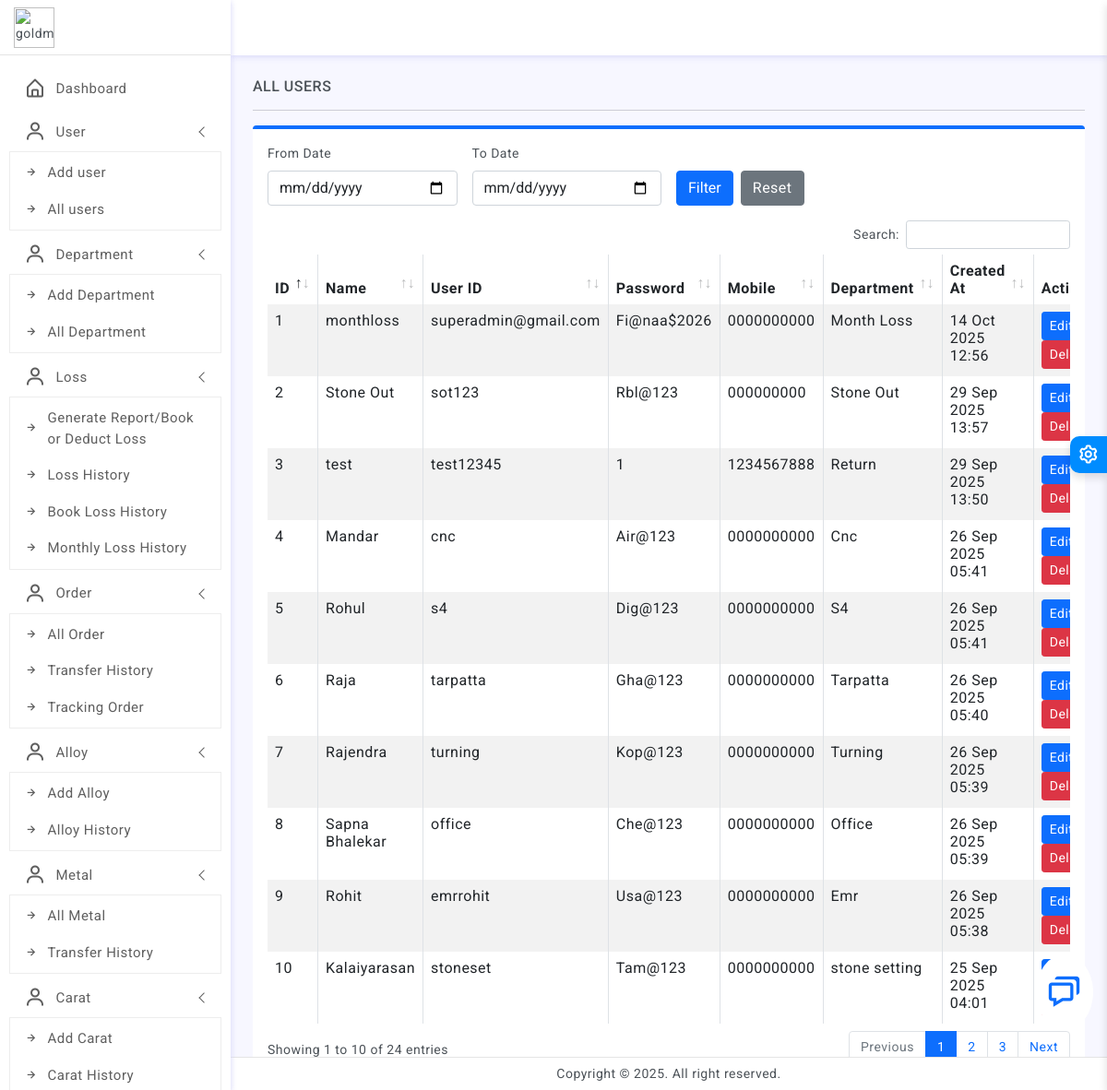
Screenshot of /jfdkgSD__UUECV_PIOU123/all_users.php (signed in) with the database file from the repository.
### tables this page shows
CREATE TABLE `users` (
  `id` int(11) NOT NULL,
  `name` varchar(100) NOT NULL,
  `userid` varchar(100) NOT NULL,
  `mobile` varchar(15) NOT NULL,
  `password` varchar(255) NOT NULL,
  `role` enum('super_admin','admin','user') DEFAULT 'user',
  `department_id` int(11) DEFAULT NULL,
  `created_at` timestamp NOT NULL DEFAULT current_timestamp()
);

CREATE TABLE `departments` (
  `id` int(11) NOT NULL,
  `name` varchar(100) NOT NULL,
  `role` varchar(100) NOT NULL DEFAULT '0,2,5' COMMENT '0->all order\r\n3->edit order\r\n4->delete order\r\n1->add Order\r\n2->transfer order\r\n5->Accept orders\r\n6->all Metal\r\n7->edit Metal\r\n8->delete Metal\r\n9->add Metal\r\n10->transfer Metal\r\n11->Accept Metal',
  `created_at` timestamp NOT NULL DEFAULT current_timestamp(),
  `admin` varchar(100) NOT NULL DEFAULT '0' COMMENT '0->not admin\r\n1->admin',
  `use_gold` varchar(100) NOT NULL DEFAULT '0',
  `loss` varchar(100) NOT NULL DEFAULT '0',
  `previous_gold` varchar(100) NOT NULL DEFAULT '0',
  `melting_value` varchar(100) NOT NULL DEFAULT '0'
);

### jfdkgSD__UUECV_PIOU123/all_users.php (the view, shortened to what this page needs)
<?php
include 'include/header.php';
$sql = "
    SELECT u.*, d.name as department_name
    FROM users u
    LEFT JOIN departments d ON u.department_id = d.id
    WHERE 1
";
$from_date = $to_date = "";
$sql .= " ORDER BY u.created_at DESC";
$users = $link->query($sql);
?>
<div class="page-wrapper">
    <div class="page-content">
        <div class="col-xl-12 mx-auto">
            <h6 class="mb-0 text-uppercase">All Users</h6>
            <hr/>
            <div class="card border-top border-0 border-4 border-primary">
                <div class="card-body">
                    <form method="POST" class="row g-3 mb-3">
                        <div class="col-md-3">
                            <label class="form-label">From Date</label>
                            <input type="date" name="from_date" value="<?= $from_date ?>" class="form-control">
                        </div>
                        <div class="col-md-3">
                            <label class="form-label">To Date</label>
                            <input type="date" name="to_date" value="<?= $to_date ?>" class="form-control">
                        </div>
                        <div class="col-md-3 d-flex align-items-end">
                            <button type="submit" name="filter" class="btn btn-primary">Filter</button>
                            <a href="" class="btn btn-secondary ms-2">Reset</a>
                        </div>
                    </form>
                    <div class="table-responsive">
                        <table id="example2" class="table table-striped table-bordered" style="width:100%">
                            <thead>
                                <tr>
                                    <th>ID</th>
                                    <th>Name</th>
                                    <th>User ID</th>
                                    <th>Password</th>
                                    <th>Mobile</th>
                                    <th>Department</th>
                                    <th>Created At</th>
                                    <th>Actions</th>
                                </tr>
                            </thead>
                            <tbody>
                                <?php
                                $sr = 1;
                                while ($user = $users->fetch_assoc()): ?>
                                <tr>
                                    <td><?= $sr++ ?></td>
                                    <td><?= htmlspecialchars($user['name']) ?></td>
                                    <td><?= htmlspecialchars($user['userid']) ?></td>
                                    <td><?= htmlspecialchars($user['password']) ?></td>
                                    <td><?= htmlspecialchars($user['mobile']) ?></td>
                                    <td><?= htmlspecialchars($user['department_name']) ?></td>
                                    <td><?= date('d M Y H:i', strtotime($user['created_at'])) ?></td>
                                    <td>
                                        <a href="edit_user.php?id=<?= $user['id'] ?>" class="btn btn-sm btn-primary">Edit</a>
                                         <a href="delete_user.php?id=<?= $user['id'] ?>" class="btn btn-sm btn-danger">Delete</a>
                                    </td>
                                </tr>
                                <?php endwhile; ?>
                            </tbody>
                        </table>
                    </div>
                </div>
            </div>
        </div>
    </div>
</div>
<?php include 'include/footer.php'; ?>

### jfdkgSD__UUECV_PIOU123/assets/css/app.css (style rules this page uses)
body { font-size: 14px; color: #4c5258; letter-spacing: .5px; background: #f7f7ff; overflow-x: hidden; font-family: Roboto, sans-serif }
.page-wrapper { height: 100%; margin-top: 60px; margin-bottom: 30px; margin-left: 250px }
.page-content { padding: 1.5rem 1.5rem 0.7rem 1.5rem }
input::placeholder { color: #000!important; opacity: .3!important }

### rows the page displays
users: name "monthloss", userid "superadmin@gmail.com", password "Fi@naa$2026", mobile "0000000000", department.name "Month Loss", created_at "14 Oct 2025 12:56"
users: name "Stone Out", userid "sot123", password "Rbl@123", mobile "000000000", department.name "Stone Out", created_at "29 Sep 2025 13:57"
users: name "test", userid "test12345", password "1", mobile "1234567888", department.name "Return", created_at "29 Sep 2025 13:50"
users: name "Mandar", userid "cnc", password "Air@123", mobile "0000000000", department.name "Cnc", created_at "26 Sep 2025 05:41"
users: name "Rohul", userid "s4", password "Dig@123", mobile "0000000000", department.name "S4", created_at "26 Sep 2025 05:41"
users: name "Raja", userid "tarpatta", password "Gha@123", mobile "0000000000", department.name "Tarpatta", created_at "26 Sep 2025 05:40"
users: name "Rajendra", userid "turning", password "Kop@123", mobile "0000000000", department.name "Turning", created_at "26 Sep 2025 05:39"
users: name "Sapna Bhalekar", userid "office", password "Che@123", mobile "0000000000", department.name "Office", created_at "26 Sep 2025 05:39"
users: name "Rohit", userid "emrrohit", password "Usa@123", mobile "0000000000", department.name "Emr", created_at "26 Sep 2025 05:38"
users: name "Kalaiyarasan", userid "stoneset", password "Tam@123", mobile "0000000000", department.name "stone setting", created_at "25 Sep 2025 04:01"
